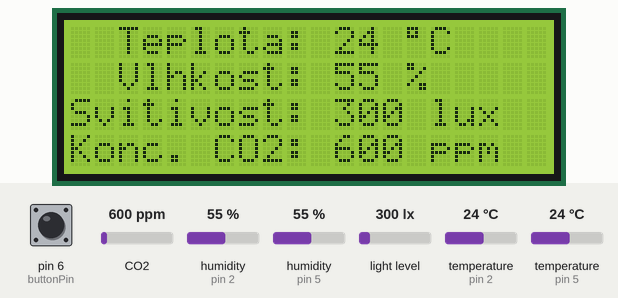
The program below on a simulated Arduino Uno, built with avr-gcc and run on an emulated ATmega328P. Shown: 20×4 character LCD. The test bench sets the inputs (shaded band); at power-on: pin 6 (buttonPin) LOW, CO2 600 ppm, humidity (sensors on pin 2, pin 5) 55 %, light level 300 lx, temperature (sensors on pin 2, pin 5) 24 °C. What the program prints to the serial monitor is not drawn.

Above: at 1.2 s.
1.3 s: pin 6 (buttonPin) pulled HIGH for 3 s
At 5.1 s:
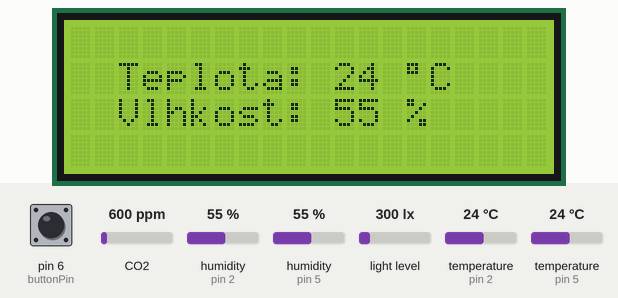
13.9 s: pin 6 (buttonPin) pulled HIGH for 3 s
At 17.9 s:
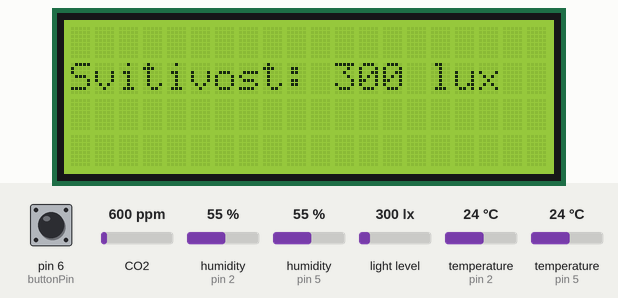
26.2 s: pin 6 (buttonPin) pulled HIGH for 3 s
At 30.1 s:
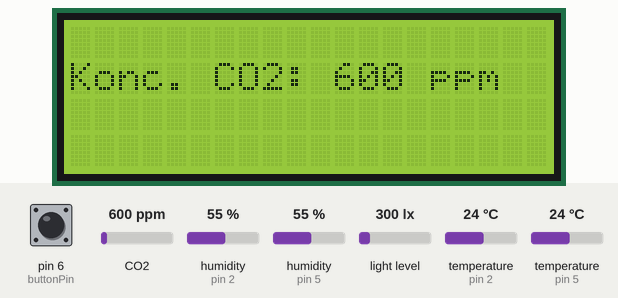
38.4 s: CO2 set to 452 ppm
At 42.3 s:
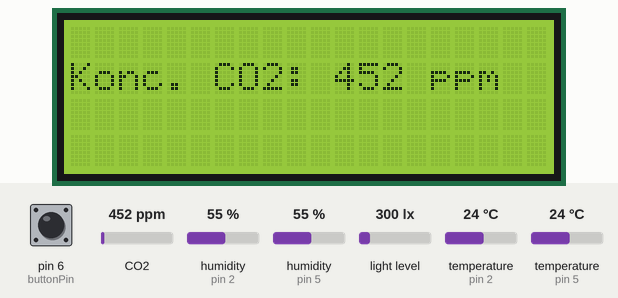
46.5 s: CO2 set to 1050 ppm
At 49.7 s:
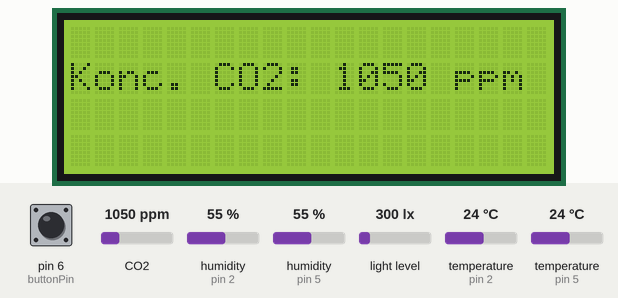
54.7 s: CO2 set to 1700 ppm
At 58.3 s:
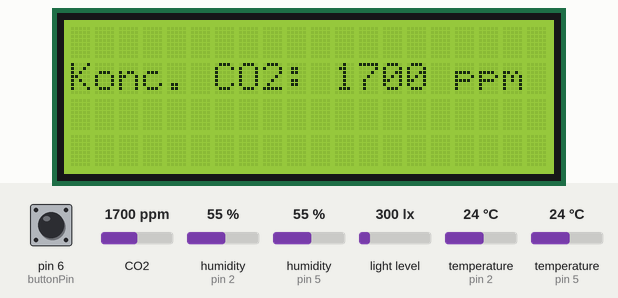
Timing chart, 0 to 59.8 s (numbered marks = the images above; inputs shaded):
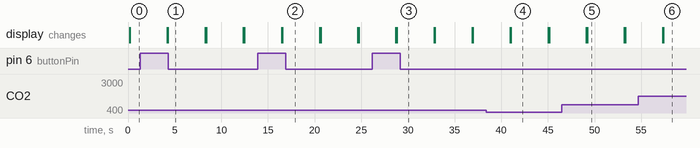

The program:

main.cpp
```cpp
// Knihovny
#include <LiquidCrystal_I2C.h>
#include <SoftwareSerial.h>
#include <Wire.h>
#include <BH1750.h>
#include <SPI.h>
#include <Ethernet2.h>
// Teploměr a vlhkoměr DHT11
#include "MQ135.h"
// připojení knihovny DHT
#include "DHT.h"
#include <Adafruit_Sensor.h>
#include <ArduinoJson.h>
// nastavení čísla pinu s připojeným DHT senzorem
#define pinDHT1 2
#define pinDHT2 5
#define pinA A0
#define pinD 4
#define typDHT11 DHT11

LiquidCrystal_I2C lcd(0x27, 20, 4);
BH1750 luxSenzor;
MQ135 senzorMQ = MQ135(pinA);
DHT DHT1(pinDHT1, typDHT11);
DHT DHT2(pinDHT2, typDHT11);
EthernetServer server(80);

// deklarace promenných
//
//
int row[4] = {0, 1, 2, 3};
int tep = 0;
int vlh = 0;
int lux = 0;
int ppm = 0;
int slider = 0;
int data[4];
const int buttonPin = 6;
byte mac[] = {
    0xDE, 0xAD, 0xBE, 0xEF, 0xFE, 0xED};

void setup()
{
  Wire.begin();
  luxSenzor.begin();
  lcd.init();
  lcd.clear();
  lcd.backlight();
  pinMode(buttonPin, INPUT);
  // komunikace přes sériovou linku rychlostí 9600 baud
  Serial.begin(9600);
  // zapnutí komunikace s teploměrem DHT
  DHT1.begin();
  DHT2.begin();
  // při nástupné hraně (log0->log1) se vykoná program prerus
}

void svitivost(int souradnice)
{
  lux = luxSenzor.readLightLevel();
  lcd.setCursor(0, row[souradnice]);
  lcd.print("Svitivost: ");
  lcd.print(lux);
  lcd.print(" lux");
  data[0] = lux;
}

void plyny(int souradnice)
{
  // načtení koncentrace plynů v ppm do proměnné
  ppm = senzorMQ.getPPM();
  lcd.setCursor(0, row[souradnice]);
  lcd.print("Konc. CO2: ");
  lcd.print(ppm);
  lcd.print(" ppm");
  data[1] = ppm;
}

void teplota(bool zapis, int souradnice1, int souradnice2)
{
  // inicializace DHT senzoru s nastaveným pinem a typem senzoru
  // pomocí funkcí readTemperature a readHumidity načteme
  // do proměnných tep a vlh informace o teplotě a vlhkosti,
  // čtení trvá cca 250 ms
  tep = (DHT1.readTemperature() + DHT2.readTemperature()) / 2;
  vlh = ((DHT1.readHumidity() + DHT2.readHumidity()) / 2);

  // kontrola, jestli jsou načtené hodnoty čísla pomocí funkce isnan
  if (isnan(tep) || isnan(vlh))
  {
    // při chybném čtení vypiš hlášku
    Serial.println("Chyba při čtení z DHT senzoru!");
  }
  else if (zapis == true)
  {
    // pokud jsou hodnoty v pořádku,
    // vypiš je po sériové lince
    lcd.setCursor(2, row[souradnice1]); // Move cursor to character 2 on line 1
    lcd.print("Teplota: ");
    lcd.print(tep);
    lcd.print(" ");
    lcd.print((char)223);
    lcd.print("C");
    lcd.setCursor(2, row[souradnice2]);
    lcd.print("Vlhkost: ");
    lcd.print(vlh);
    lcd.print(" %");
    data[2] = tep;
    data[3] = vlh;
  }
}

void loop()
{
  StaticJsonDocument<200> jsonDoc;
  if (digitalRead(buttonPin))
  {
    if (slider < 5)
    {
      slider++;
    }
    else
    {
      slider = 0;
    }
  }
  lcd.clear();
  teplota(false, 0, 1);
  if (slider == 0)
  {
    teplota(true, 0, 1);
    svitivost(2);
    plyny(3);
  }
  else if (slider == 1)
  {
    teplota(true, 1, 2);
  }
  else if (slider == 2)
  {
    svitivost(1);
  }
  else if (slider == 3)
  {
    plyny(1);
  }
  jsonDoc["temperature"] = data[0];
  jsonDoc["humidity"] = data[1];
  jsonDoc["lightLevel"] = data[2];
  jsonDoc["co2Level"] = data[3];

  String jsonString;
  serializeJson(jsonDoc, jsonString);
  delay(10);
  Serial.println(jsonString);
  delay(4000);
}
```

Measured:
- after the input at 1.3 s, the display: first differs from a run without the input after 3.0 s (image 1)
- after the input at 13.9 s, the display: first differs from a run without the input after 2.6 s (image 2)
- after the input at 26.2 s, the display: first differs from a run without the input after 2.6 s (image 3)
- after the input at 38.4 s, the display: first differs from a run without the input after 2.6 s (image 4)
- after the input at 46.5 s, the display: first differs from a run without the input after 2.7 s (image 5)
- after the input at 54.7 s, the display: first differs from a run without the input after 2.7 s (image 6)
- what the display in image 4 shows lasts 4.0 s, from 41.0 s to 45.0 s
